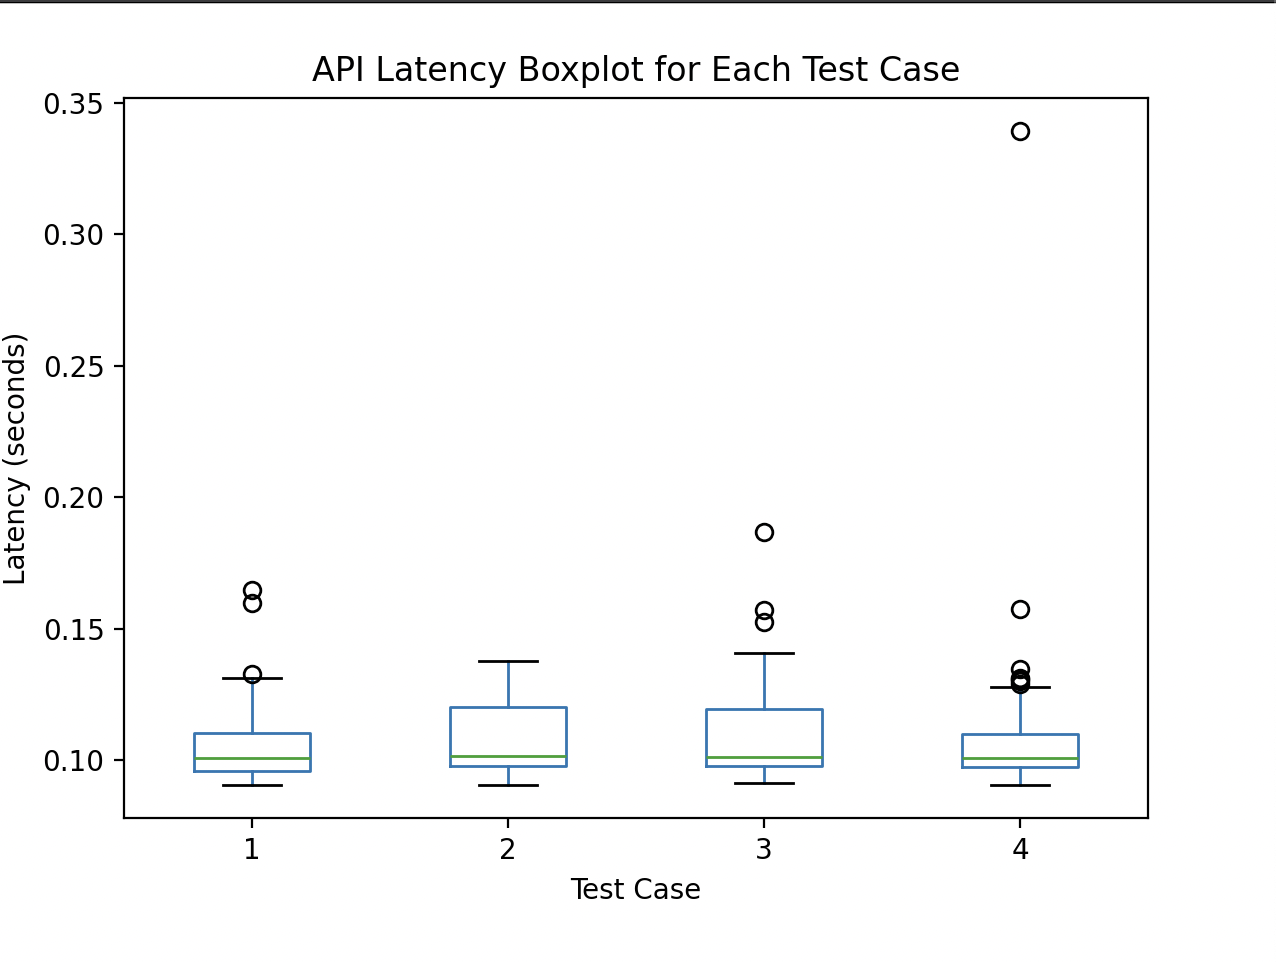

Reproduce this figure in Python.
import pandas as pd
import matplotlib.pyplot as plt

# Load the CSV file into a pandas DataFrame
df = pd.read_csv('latency_test_results.csv')

# Create a boxplot for each test case's latency
df.boxplot(column='Latency (s)', by='Test Case', grid=False)

# Label the plot
plt.title('API Latency Boxplot for Each Test Case')
plt.suptitle('')  # Remove the automatic subtitle
plt.xlabel('Test Case')
plt.ylabel('Latency (seconds)')

# Show the plot
plt.show()
